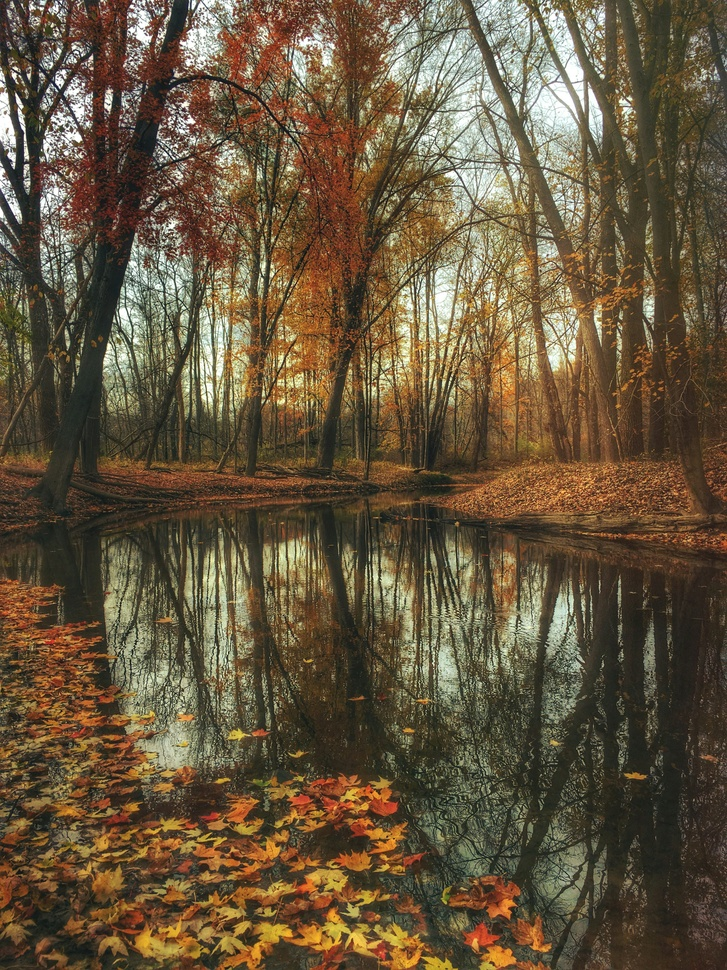
#> input picture Prodigy-Infotech_Task-02/input.jpg, 727 x 970 px, shrunk from 3024 x 4032 before the run, found by its file name
$ python encrypt_image.py
#> lines starting #> are read from the running program, lines starting #| are printed output that depends on the picture
from PIL import Image

def encrypt_image(input_path, output_path):
#> called with input_path = '/home/kali/Desktop/New folder/input.jpg'
    img = Image.open(input_path)
#> img is the input picture: PIL image 727x970 RGB; mean R, G, B 101.6, 86.2, 62.1
    pixels = img.load()
    width, height = img.size
#> width = 727; height = 970

    for i in range(width):
        for j in range(height):
            r, g, b = pixels[i, j]
            # Simple encryption: swap R and B channels
            encrypted_pixel = (b, g, r)
            pixels[i, j] = encrypted_pixel

    img.save(output_path)
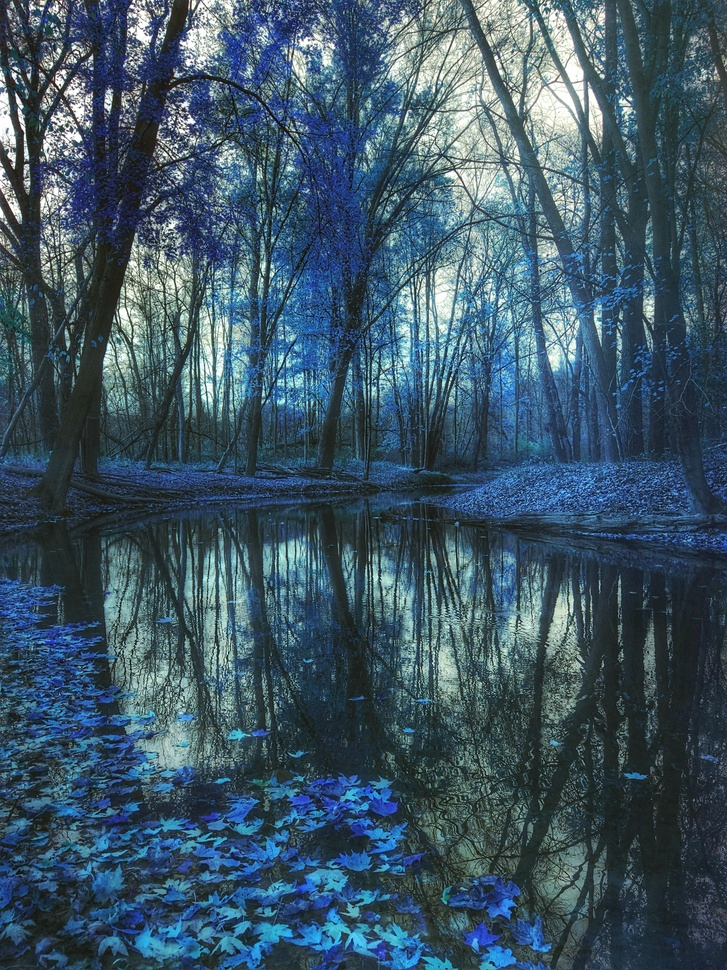
#> saved as encrypted_image.jpg: PIL image 727x970 RGB; mean R, G, B 62.1, 86.2, 101.6
    print("Image encrypted successfully!")

def decrypt_image(input_path, output_path):
    img = Image.open(input_path)
    pixels = img.load()
    width, height = img.size
#> width = 727; height = 970

    for i in range(width):
        for j in range(height):
            r, g, b = pixels[i, j]
            # Simple decryption: swap R and B channels back
            decrypted_pixel = (b, g, r)
            pixels[i, j] = decrypted_pixel

    img.save(output_path)
    print("Image decrypted successfully!")

# Replace with your actual image paths
input_image = "/home/kali/Desktop/New folder/input.jpg"
encrypted_image = "/home/kali/Desktop/New folder/encrypted_image.jpg"
decrypted_image = "/home/kali/Desktop/New folder/decrypted_image.jpg"

encrypt_image(input_image, encrypted_image)
decrypt_image(encrypted_image, decrypted_image)

$ run again, with Prodigy-Infotech_Task-02/Before_encryption.png saved as Prodigy-Infotech_Task-02/input.jpg
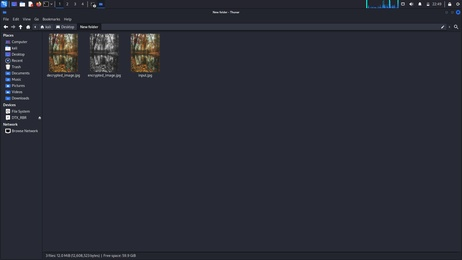
#> input picture Prodigy-Infotech_Task-02/Before_encryption.png, 462 x 260 px, shrunk from 1920 x 1080 before the run, found by its file name
#> in encrypt_image, img is the input picture: PIL image 462x260 RGB; mean R, G, B 41.2, 43.1, 53.9
#> in encrypt_image, `img.save(output_path)`:
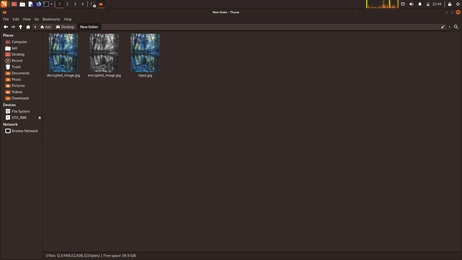
#> saved as encrypted_image.jpg: PIL image 462x260 RGB; mean R, G, B 53.9, 43.1, 41.2
